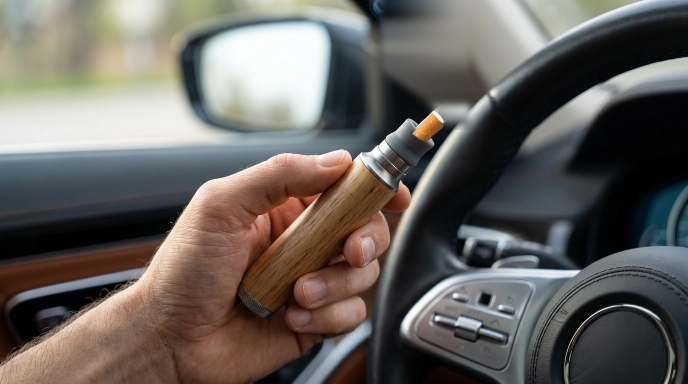
#> input picture assets/4k/img_16.webp, 1376 x 768 px, found by its file name (shown at 1/2 size)
$ python fix_img_16.py
#> lines starting #> are read from the running program, lines starting #| are printed output that depends on the picture
import math
import numpy as np
from PIL import Image, ImageDraw, ImageFilter

im16 = Image.open('assets/4k/img_16.webp').convert('RGBA')
im17 = Image.open('assets/4k/img_17.webp').convert('RGBA')
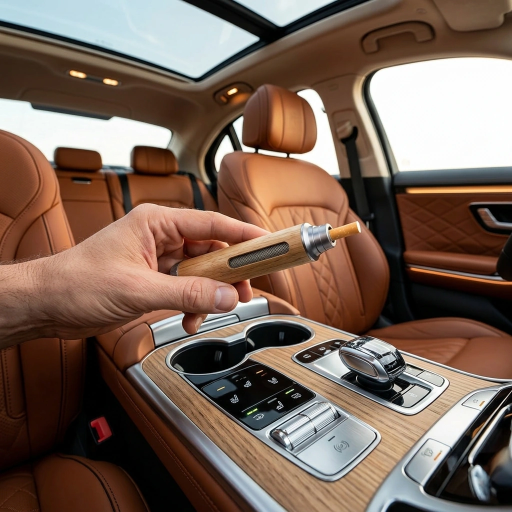
#> input picture assets/4k/img_17.webp, 1024 x 1024 px, found by its file name (shown at 1/2 size)

# 1. Clean background plate - covers through x=940 to cleanly erase all ash
rgb16 = np.array(im16.convert('RGB'), dtype=np.float32)
x_start, x_end = 750, 945
y_start, y_end = 0, 310

left_strip = rgb16[y_start:y_end, 738:750, :].mean(axis=1) # (310, 3)
#> left_strip = 310 rows, first 8: [29.58, 45.17, 60], [28.5, 45.5, 60.08], [28.83, 46.5, 61], [29.33, 48, 62.42], [30.17, 48.92, 63.5], [29.33, 50, 64.67], [29.67, 50.83, 65.42], [29.92, 51, 65.92]
right_strip = rgb16[y_start:y_end, 942:954, :].mean(axis=1) # (310, 3)
#> right_strip = 310 rows, first 8: [170.3, 171, 166.2], [170.3, 171, 166.2], [170.3, 171, 166.2], [170.3, 171, 166.2], [169.9, 170.6, 165.8], [169.8, 170.4, 165.6], [169.8, 170.1, 165.4], [169.8, 170, 165.3]

clean_bg = np.zeros((y_end - y_start, x_end - x_start, 3), dtype=np.float32)
for i in range(x_end - x_start):
    t = i / float(x_end - x_start)
    t_smooth = 0.5 * (1 - math.cos(t * math.pi))
    clean_bg[:, i, :] = (1 - t_smooth) * left_strip + t_smooth * right_strip
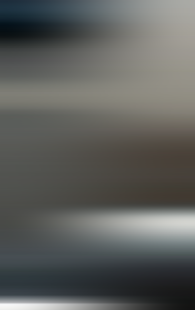
#> clean_bg: shape (310, 195, 3) float32; mean of channels 0, 1, 2 94.2, 95.7, 93; drawn as R, G, B

clean_bg_img = Image.fromarray(np.clip(clean_bg, 0, 255).astype(np.uint8)).filter(ImageFilter.GaussianBlur(radius=5.0))

bg_mask_img = Image.new('L', (x_end - x_start, y_end - y_start), 0)
#> bg_mask_img: PIL image 195x310 L; every value is 0
draw_bg = ImageDraw.Draw(bg_mask_img)

# Coords relative to (750, 0):
poly_cut = [
    (15, 0),
    (x_end - x_start - 5, 0),
    (x_end - x_start - 5, 270),
    (145, 290),
    (58, 244),
    (15, 170)
]
draw_bg.polygon(poly_cut, fill=255)

bg_mask_feathered = bg_mask_img.filter(ImageFilter.GaussianBlur(radius=8.0))

im16_cleaned = im16.copy()
im16_cleaned.paste(clean_bg_img, (x_start, y_start), bg_mask_feathered)

# 2. Extract cork filter tip from im17
tip_crop = im17.crop((630, 415, 735, 510))
mask_img = Image.new('L', tip_crop.size, 0)
#> mask_img: PIL image 105x95 L; every value is 0
draw_tip = ImageDraw.Draw(mask_img)

poly_tip = [(26, 49), (84, 28), (90, 35), (90, 47), (84, 54), (34, 66)]
draw_tip.polygon(poly_tip, fill=255)
mask_smooth = mask_img.filter(ImageFilter.GaussianBlur(radius=0.7))

tip_rgba = tip_crop.copy()
tip_rgba.putalpha(mask_smooth)
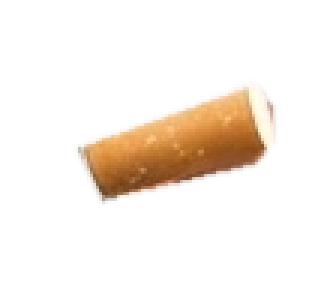
#> tip_rgba: PIL image 105x95 RGBA (shown 3 times larger); mean R, G, B, A 150.5, 107.6, 83.3, 35.3; transparent parts drawn white

# 3. Scale and rotate tip
scale_factor = 1.36
scaled_w = int(tip_rgba.width * scale_factor)
#> scaled_w = 142
scaled_h = int(tip_rgba.height * scale_factor)
#> scaled_h = 129
tip_scaled = tip_rgba.resize((scaled_w, scaled_h), Image.Resampling.LANCZOS)
tip_rotated = tip_scaled.rotate(28, Image.Resampling.BICUBIC, expand=True)
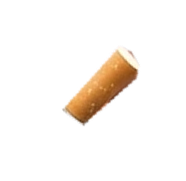
#> tip_rotated: PIL image 186x181 RGBA; mean R, G, B, A 17.3, 12.2, 7.5, 19.2; transparent parts drawn white

# 4. Composite onto im16_cleaned
target_x = 750
target_y = 168

final_img = im16_cleaned.copy()
final_img.paste(tip_rotated, (target_x, target_y), tip_rotated)

# 5. Restore front rim of silicone collar
collar_crop = im16.crop((780, 240, 870, 310))
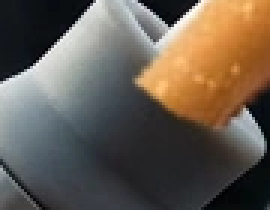
#> collar_crop: PIL image 90x70 RGBA (shown 3 times larger); mean R, G, B, A 103.5, 93.1, 81.6, 255
collar_mask = Image.new('L', collar_crop.size, 0)
#> collar_mask: PIL image 90x70 L; every value is 0
draw_cm = ImageDraw.Draw(collar_mask)

poly_front_rim = [
    (28, 6),
    (38, 22),
    (60, 38),
    (85, 48),
    (90, 70),
    (0, 70),
    (0, 26)
]
draw_cm.polygon(poly_front_rim, fill=255)
collar_mask_smooth = collar_mask.filter(ImageFilter.GaussianBlur(radius=1.0))
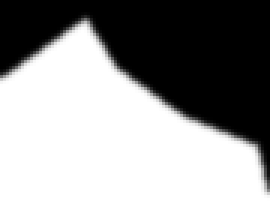
#> collar_mask_smooth: PIL image 90x70 L (shown 3 times larger); min 0, max 255, mean 149.5
final_img.paste(collar_crop, (780, 240), collar_mask_smooth)

final_img.convert('RGB').save('scratch/test_final_16_v4.webp', 'WEBP', quality=95, method=6)
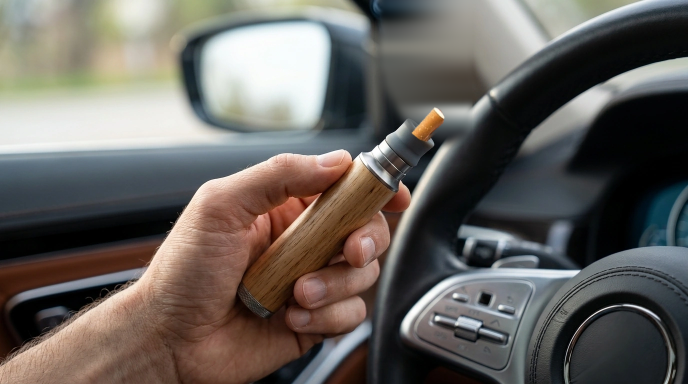
#> saved as test_final_16_v4.webp: PIL image 1376x768 RGB (shown at 1/2 size); mean R, G, B 103.6, 99, 94.2
print('Done test_final_16_v4.webp')
